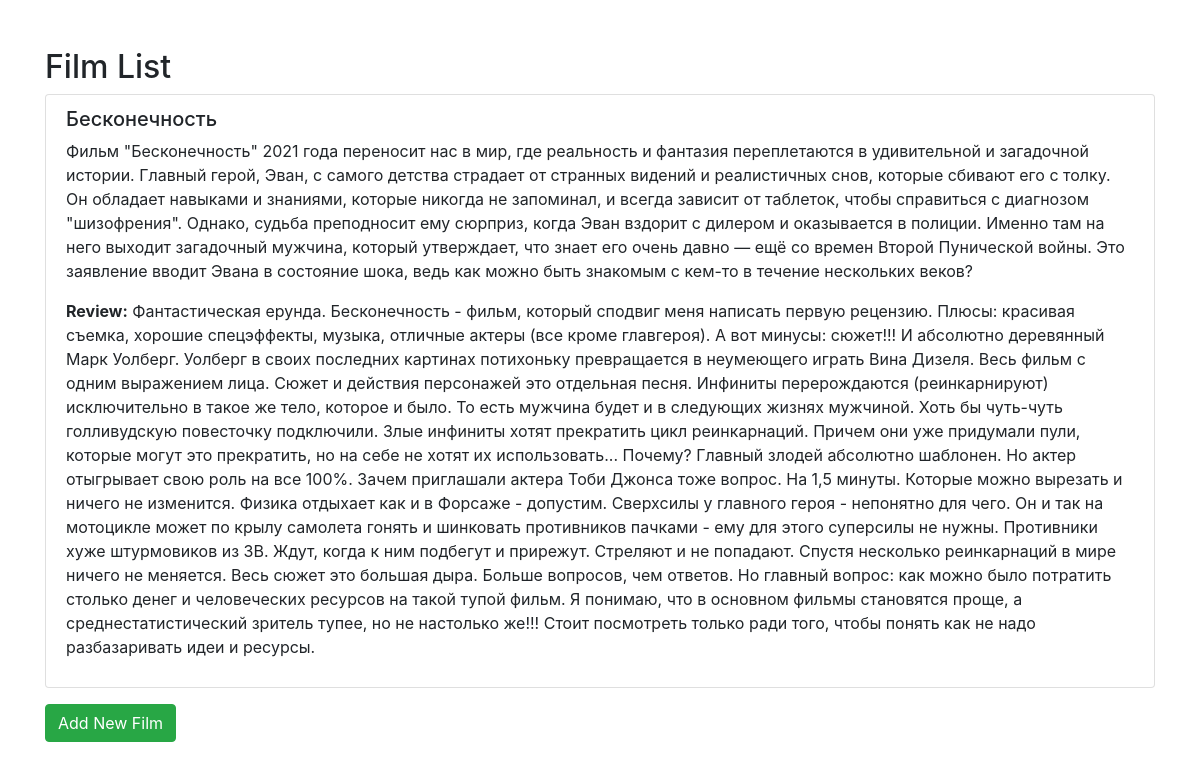
The app's page /films/list/ with its own data.
### films/models.py (models this page shows, shortened)
class Film(models.Model):
    title = models.CharField(max_length=100)
    description = models.TextField()
    review = models.TextField()

### films/views.py (the view)
# urls.py: path('list/', views.film_list, name='film_list'),
def film_list(request):
    films = Film.objects.all()
    return render(request, 'films/film_list.html', {'films': films})

### films/templates/films/film_list.html (shortened to what this page needs)
   <!DOCTYPE html>
   <html lang="en">
   <head>
       <link href="https://stackpath.bootstrapcdn.com/bootstrap/4.5.2/css/bootstrap.min.css" rel="stylesheet">
   </head>
   <body>
       <div class="container mt-5">
           <h2>Film List</h2>
           <ul class="list-group">
               {% for film in films %}
                   <li class="list-group-item">
                       <h5>{{ film.title }}</h5>
                       <p>{{ film.description }}</p>
                       <p><strong>Review:</strong> {{ film.review }}</p>
                   </li>
               {% endfor %}
           </ul>
           <a href="{% url 'add_film' %}" class="btn btn-success mt-3">Add New Film</a>
       </div>
   </body>
   </html>

### records on screen
Film: title "Бесконечность", description "Фильм \"Бесконечность\" 2021 года переносит нас в мир, где реальность и фантазия переплетаются в удивительной и загадочной истории. Главный герой, Эван, с самого детства страдает от странных видений и реалистичных снов, которые сбивают его с толку. Он обладает навыками и знаниями, которые никогда не запоминал, и всегда зависит от таблеток, чтобы справиться с диагнозом \"шизофрения\". Однако, судьба преподносит ему сюрприз, когда Эван вздорит с дилером и оказывается в полиции. Именно там на него выходит загадочный мужчина, который утверждает, что знает его очень давно — ещё со времен Второй Пунической войны. Это заявление вводит Эвана в состояние шока, ведь как можно быть знакомым с кем-то в…", review "Фантастическая ерунда. Бесконечность - фильм, который сподвиг меня написать первую рецензию. Плюсы: красивая съемка, хорошие спецэффекты, музыка, отличные актеры (все кроме главгероя). А вот минусы: сюжет!!! И абсолютно деревянный Марк Уолберг. Уолберг в своих последних картинах потихоньку превращается в неумеющего играть Вина Дизеля. Весь фильм с одним выражением лица. Сюжет и действия персонажей это отдельная песня. Инфиниты перерождаются (реинкарнируют) исключительно в такое же тело, которое и было. То есть мужчина будет и в следующих жизнях мужчиной. Хоть бы чуть-чуть голливудскую повесточку подключили. Злые инфиниты хотят прекратить цикл реинкарнаций. Причем они уже придумали пули,…"
